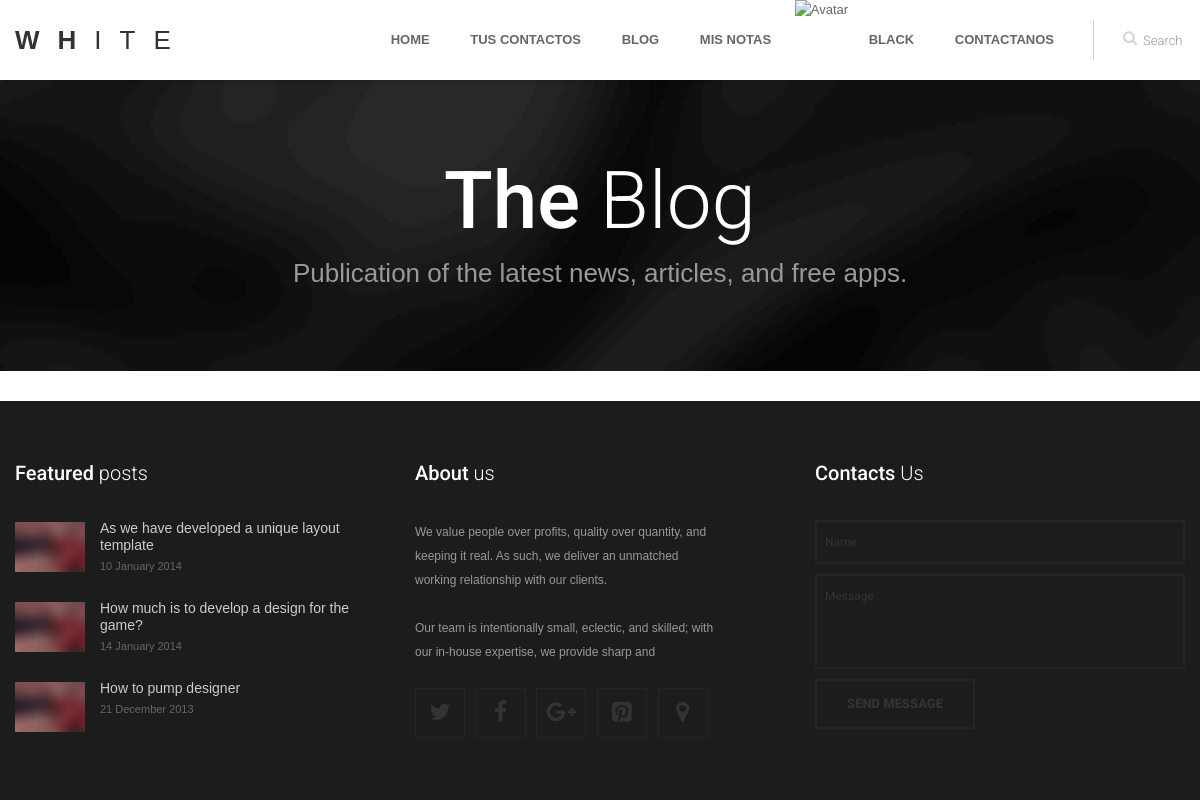
The page /categorias/ (signed in) on the database as committed earlier.
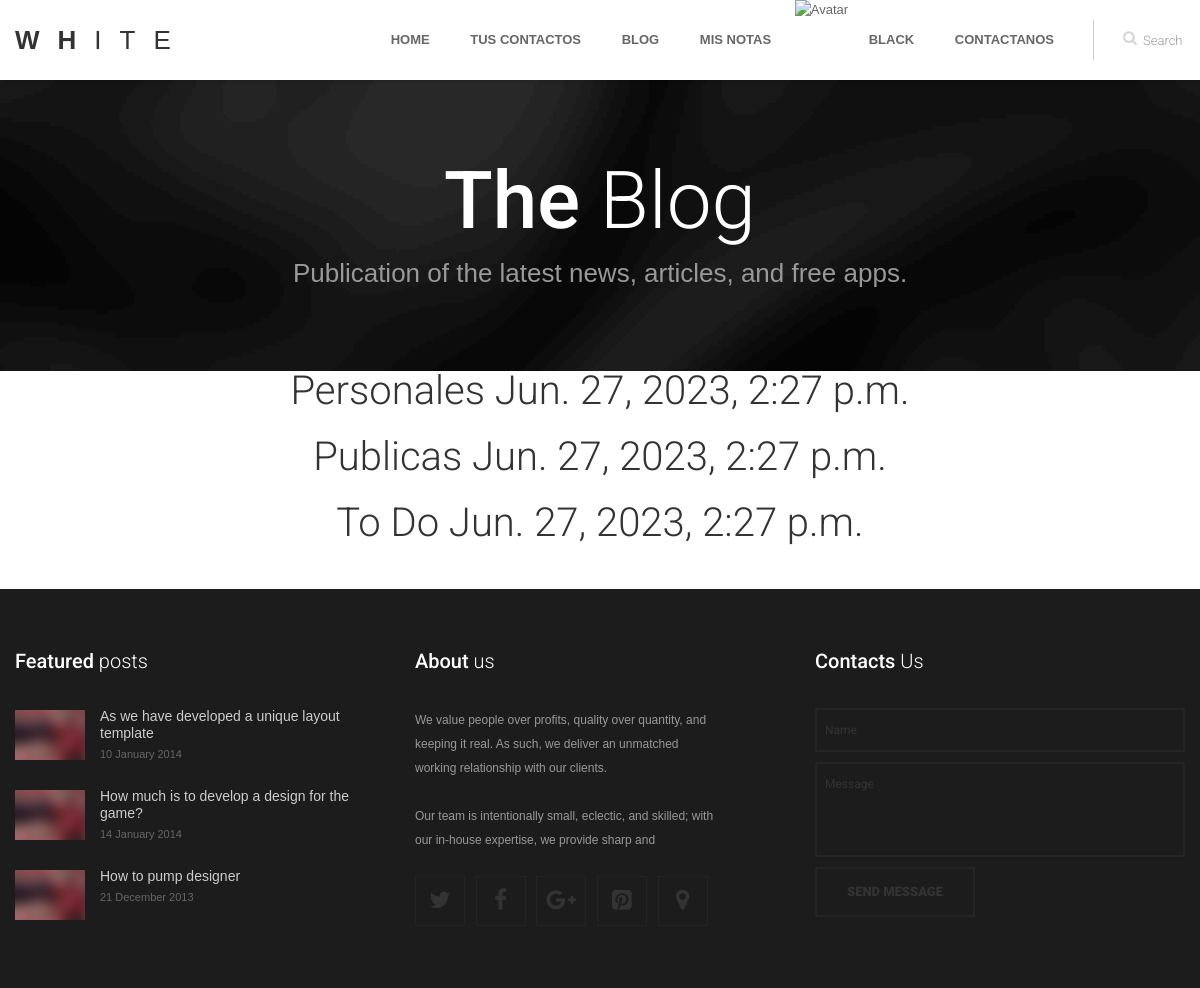
The same page on the database as committed later.
### notasApp/models.py (models this page shows, shortened)
class CategoriaNotasModel(models.Model):
    nombre = models.CharField(max_length=50)
    created = models.DateTimeField(auto_now_add=True)
    updated = models.DateTimeField(auto_now=True)
    class Meta:
        verbose_name = 'Categoria'
        verbose_name_plural = 'Categorias'

### notasApp/views.py (the view)
# urls.py: path('categorias/', CategoriaListView.as_view(), name='categorias')
class CategoriaListView(CustomContextAvatarMixin, ListView):
    model = CategoriaNotasModel
    template_name = 'notas/categorias.html'
    context_object_name = 'categorias'

### homeApp/views.py (called while the page is built)
    def get_context_data(self, **kwargs):
        context = super().get_context_data(**kwargs)
        avatar = Avatar.objects.filter(user=self.request.user).first()
        context['url'] = avatar.imagen.url
        return context

### template/notas/categorias.html (shortened to what this page needs)
{% extends "base.html" %}
{% load static %}
{% block content %}
    {% for nota in categorias %}
        <section class="page-section clearfix">
            <div class="container">
                <div class="intro">
                        <div style="color:black" class="intro-text left-0 text-center bg-faded p-5 rounded">
                            <h2 class="section-heading mb-4">
                                <span class="section-heading-lower">{{nota.nombre}}</span>
                                <span class="section-heading-upper">{{nota.created}}</span>
                            </h2>
                        </div>
                </div>
            </div>
        </section>
    {% endfor %}
    <section>
        <div style="width: 75%; margin: auto; text-align: center; color: white;">
        </div>
    </section>
{% endblock %}

### template/base.html (shortened to what this page needs)
{% load static %}
<!DOCTYPE html>
<head>
	<link href={% static "css/bootstrap.min.css" %} rel="stylesheet" type="text/css" />
	<link href={% static "css/flexslider.css" %} rel="stylesheet" type="text/css" />
	<link href={% static "css/animate.css" %} rel="stylesheet" type="text/css" media="all" />
    <link href={% static "css/owl.carousel.css" %} rel="stylesheet">
	<link href={% static "css/style.css" %} rel="stylesheet" type="text/css" />
	<link href={% static "css/colors/" %} rel="stylesheet" type="text/css" id="colors" />
	<link href="http://netdna.bootstrapcdn.com/font-awesome/4.0.3/css/font-awesome.css" rel="stylesheet">
</head>
<body>
<div class="preloader_hide">
	<div id="page" class="single_page">
		<header>
			<div class="menu_block">
				<div class="container clearfix">
					<div class="logo pull-left">
						<a href="index.html" ><span class="b1">w</span><span class="b2">h</span><span class="b3">i</span><span class="b4">t</span><span class="b5">e</span></a>
					</div>
					<div id="search-form" class="pull-right">
						<form method="get" action="#">
							<input type="text" name="Search" value="Search" onFocus="if (this.value == 'Search') this.value = '';" onBlur="if (this.value == '') this.value = 'Search';" />
						</form>
					</div>
					<div class="pull-right">
						<nav class="navmenu center">
							<ul>
								<li class="first scroll_btn {% if request.path == '/' %}active{% endif %}">
									<a href="{% url 'Home' %}">Home</a>
								</li>
								<li class="sub-menu {% if request.path == '/list' %}active{% endif %}">
									<a  href="{% url 'contact:list' %}">tus contactos</a>
								</li>
								<li class="sub-menu {% if request.path == '/blog' %}active{% endif %}">
										<a href="{% url 'Blog' %}">Blog</a>
								</li>
								<li class="sub-menu {% if request.path == '/notas' %}active{% endif %}">
									<a href="{% url 'notas:list' %}">Mis notas</a>
								</li>
								{% if request.user.is_authenticated %}
									<img width= "40px" height="40px" src="{{url}}" alt="Avatar">
									<li class="sub-menu">
										<a href="javascript:void(0);">{{user.get_username}}</a>
									</li>
								{% else %}
									<li><a href="{% url 'Login'%}?next={{request.path}}">Login</a></li>
								{% endif %}
								<li class="scroll_btn last {% if request.path == '/contactanos' %}active{% endif %}">
									<a href="{% url 'Contactanos' %}">Contactanos</a>
								</li>
							</ul>
						</nav>
					</div>
				</div>
			</div>
		</header>
		<section class="breadcrumbs_block clearfix parallax">
			<div class="container center">
				<h2><b>The</b> Blog</h2>
				<p>Publication of the latest news, articles, and free apps.</p>
			</div>
		</section>
		<section id="content">
			<div class="container">
				<div class="row">
				{% block content %}
				{% endblock %}
				</div>
			</div>
		</section>
	</div>
	<section id="contacts">
	</section>
	<footer>
		<div class="container">
			<div class="row" data-appear-top-offset="-200" data-animated="fadeInUp">
				<div class="col-lg-4 col-md-4 col-sm-6 padbot30">
					<h4><b>Featured</b> posts</h4>
					<div class="recent_posts_small clearfix">
						<div class="post_item_img_small">
							<img src={% static "images/blog/3.jpg" %} alt="" />
						</div>
						<div class="post_item_content_small">
							<a class="title" href="blog.html" >As we have developed a unique layout template</a>
							<ul class="post_item_inf_small">
								<li>10 January 2014</li>
							</ul>
						</div>
					</div>
					<div class="recent_posts_small clearfix">
						<div class="post_item_img_small">
							<img src={% static "images/blog/3.jpg" %} alt="" />
						</div>
						<div class="post_item_content_small">
							<a class="title" href="blog.html" >How much is to develop a design for the game?</a>
							<ul class="post_item_inf_small">
								<li>14 January 2014</li>
							</ul>
						</div>
					</div>
					<div class="recent_posts_small clearfix">
						<div class="post_item_img_small">
							<img src={% static "images/blog/3.jpg" %} alt="" />
						</div>
						<div class="post_item_content_small">
							<a class="title" href="blog.html" >How to pump designer</a>
							<ul class="post_item_inf_small">
								<li>21 December 2013</li>
							</ul>
						</div>
					</div>
				</div>
				<div class="col-lg-4 col-md-4 col-sm-6 padbot30 foot_about_block">
					<h4><b>About</b> us</h4>
					<p>We value people over profits, quality over quantity, and keeping it real. As such, we deliver an unmatched working relationship with our clients.</p>
					<p>Our team is intentionally small, eclectic, and skilled; with our in-house expertise, we provide sharp and</p>
					<ul class="social">
						<li><a href="javascript:void(0);" ><i class="fa fa-twitter"></i></a></li>
						<li><a href="javascript:void(0);" ><i class="fa fa-facebook"></i></a></li>
						<li><a href="javascript:void(0);" ><i class="fa fa-google-plus"></i></a></li>
						<li><a href="javascript:void(0);" ><i class="fa fa-pinterest-square"></i></a></li>
						<li><a href="javascript:void(0);" ><i class="map_show fa fa-map-marker"></i></a></li>
					</ul>
				</div>
				<div class="col-lg-4 col-md-4 padbot30">
					<h4><b>Contacts</b> Us</h4>
					<div class="span9 contact_form">
						<div id="fields">
							<form id="contact-form-face" class="clearfix" action="#">
								<input type="text" name="name" value="Name" onFocus="if (this.value == 'Name') this.value = '';" onBlur="if (this.value == '') this.value = 'Name';" />
								<textarea name="message" onFocus="if (this.value == 'Message') this.value = '';" onBlur="if (this.value == '') this.value = 'Message';">Message</textarea>
								<input class="contact_btn" type="submit" value="Send message" />
							</form>
						</div>
					</div>
				</div>
			</div>
		</div>
	</footer>
</div>
</body>
</html>

Rows that differ between the two databases and show on the page:
added CategoriaNotasModel: nombre "Personales", created "Jun. 27, 2023, 2:27 p.m."
added CategoriaNotasModel: nombre "Publicas", created "Jun. 27, 2023, 2:27 p.m."
added CategoriaNotasModel: nombre "To Do", created "Jun. 27, 2023, 2:27 p.m."
